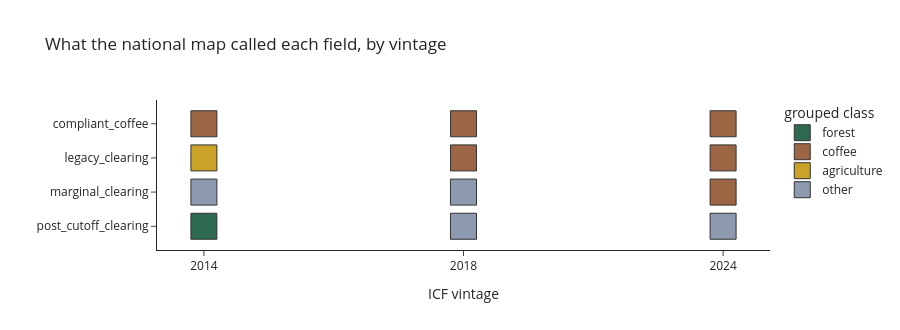

The notebook cell this image was saved under:
### Code cell
if TREND and od.have_plotly():
    od.trend_chart(TREND).show()
elif TREND:
    print("plotly is not installed; the readings are in TREND")

### Figure 1 — Plotly figure (JSON) as saved in the notebook; plotly's stock layout.template omitted (floating-point values rounded to 4 significant figures)
{"data": [{"hovertemplate": "%{y}<br>%{x}: %{text}<extra></extra>", "marker": {"color": "#2d6a4f", "line": {"color": "#333", "width": 1}, "size": 26, "symbol": "square"}, "mode": "markers", "name": "forest", "text": ["bosque_latifoliado_humedo"], "type": "scatter", "x": ["2014"], "y": ["post_cutoff_clearing"]}, {"hovertemplate": "%{y}<br>%{x}: %{text}<extra></extra>", "marker": {"color": "#9c6644", "line": {"color": "#333", "width": 1}, "size": 26, "symbol": "square"}, "mode": "markers", "name": "coffee", "text": ["cafetales", "Cafetales", "cafe", "Cafetales", "cafe", "cafe"], "type": "scatter", "x": ["2014", "2018", "2024", "2018", "2024", "2024"], "y": ["compliant_coffee", "compliant_coffee", "compliant_coffee", "legacy_clearing", "legacy_clearing", "marginal_clearing"]}, {"hovertemplate": "%{y}<br>%{x}: %{text}<extra></extra>", "marker": {"color": "#c9a227", "line": {"color": "#333", "width": 1}, "size": 26, "symbol": "square"}, "mode": "markers", "name": "agriculture", "text": ["pastos_cultivos"], "type": "scatter", "x": ["2014"], "y": ["legacy_clearing"]}, {"hovertemplate": "%{y}<br>%{x}: %{text}<extra></extra>", "marker": {"color": "#8d99ae", "line": {"color": "#333", "width": 1}, "size": 26, "symbol": "square"}, "mode": "markers", "name": "other", "text": ["unlabelled_1", "pastizales", "vegetacion_secundaria_humeda", "unlabelled_1"], "type": "scatter", "x": ["2018", "2024", "2014", "2018"], "y": ["post_cutoff_clearing", "post_cutoff_clearing", "marginal_clearing", "marginal_clearing"]}], "layout": {"height": 330, "legend": {"title": {"text": "grouped class"}}, "title": {"text": "What the national map called each field, by vintage"}, "xaxis": {"categoryarray": ["2014", "2018", "2024"], "categoryorder": "array", "title": {"text": "ICF vintage"}, "type": "category"}, "yaxis": {"categoryarray": ["post_cutoff_clearing", "marginal_clearing", "legacy_clearing", "compliant_coffee"], "categoryorder": "array", "title": {"text": ""}}}}
